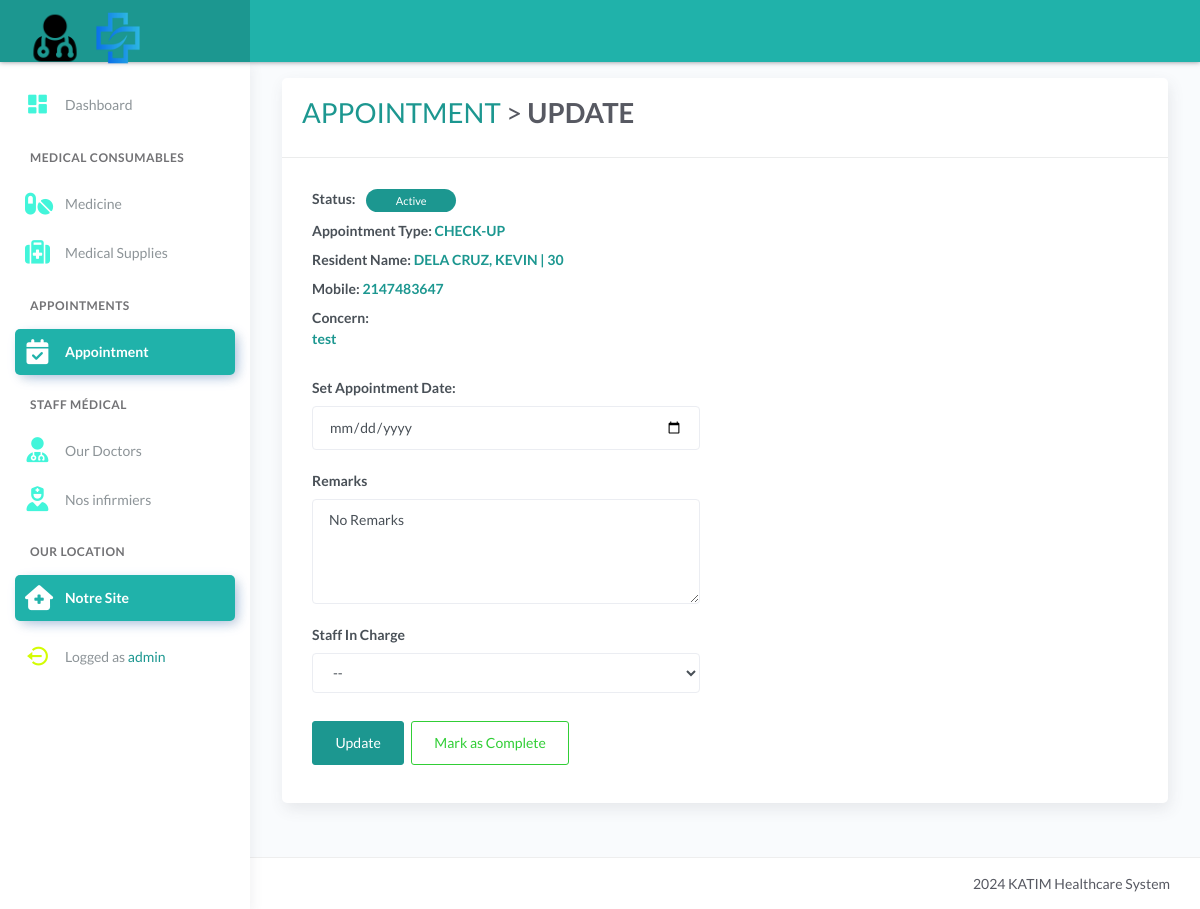
Page /appointment_update_form.php?id=24&tbl=tbl_appointment&page=appointment (signed in) on the committed database.
### tables this page shows
CREATE TABLE `tbl_appointment` (
  `id` int(11) NOT NULL AUTO_INCREMENT,
  `resident_name` varchar(50) DEFAULT NULL,
  `age` int(5) DEFAULT NULL,
  `staff_in_charge` varchar(25) DEFAULT NULL,
  `request_date` date DEFAULT NULL,
  `concern` varchar(500) DEFAULT NULL,
  `appointment_type` varchar(25) DEFAULT NULL,
  `status` varchar(25) DEFAULT NULL,
  `appointment_date` date DEFAULT NULL,
  `remarks` varchar(500) DEFAULT NULL,
  `mobile_no` int(11) DEFAULT NULL,
  PRIMARY KEY (`id`)
);

### appointment_update_form.php (the view, shortened to what this page needs)
<?php include 'server/server.php' ?>
<?php
    $id = $_GET["id"];
	$query = "SELECT * FROM tbl_appointment WHERE id='$id'";
    $result = $conn->query($query);
    $appointment = array();
	while($row = $result->fetch_assoc()){
		$appointment[] = $row;
	}
?>
<!DOCTYPE html>
<html lang="en">
<head>
	<?php include 'templates/header.php' ?>
</head>
<body>
	<div class="wrapper">
		<?php include 'templates/main-header.php' ?>
		<?php include 'templates/sidebar.php' ?>
		<div class="main-panel">
			<div class="content">
				<div class="page-inner">
					<div class="row mt--2">
						<div class="col-md-12">
							<div class="card">
								<div class="card-header">
									<div class="card-head-row">
										<div class="card-title">
											<h1>
                                            <a href="appointment.php" class="text-primary">APPOINTMENT</a> > <strong class="text-default">UPDATE</strong></h1>
										</div>
									</div>
								</div>
								<div class="card-body">
                                    <?php foreach($appointment as $row): ?>
                                        <form method="POST" action="appointment_update_schedule.php">
                                            <div class="row">
                                                <div class="col-md-6">
                                                    <div class="form-group">
                                                        <label>Status:
                                                            <strong class="text-primary ml-2">
                                                                <?php if($row['status']=='scheduled'): ?>
																	<span class="badge badge-warning" style="width:90px;">Scheduled</span>
																<?php elseif($row['status']=='active'): ?>
																	<span class="badge badge-primary" style="width:90px;">Active</span>
																<?php else: ?>
																	<span class="badge badge-success" style="width:90px;">Completed</span>
																<?php endif ?>
                                                            </strong>
                                                        </label><br>
                                                        <label>Appointment Type:
                                                            <strong class="text-primary"><?php echo $row['appointment_type'] ?></strong>
                                                        </label><br>
                                                        <label>Resident Name:
                                                            <strong class="text-primary"><?php echo $row['resident_name']." | ".$row['age'] ?></strong>
                                                        </label><br>
                                                        <label>Mobile:
                                                            <strong class="text-primary"><?php echo $row['mobile_no'] ?></strong>
                                                        </label><br>
                                                        <label>Concern:<br>
                                                            <strong class="text-primary"><?php echo $row['concern']?$row['concern']:'No data' ?></strong>
                                                        </label>
                                                    </div>
                                                    <div class="form-group">
                                                        <label>Set Appointment Date:</label>
                                                        <input type="date" class="form-control" name="appointment_date" id="date" value="<?php echo $row['appointment_date'] ?>" required>
                                                    </div>
                                                    <div class="form-group">
                                                        <label for="remarks">Remarks</label>
                                                        <textarea class="form-control" id="remarks" rows="4" name="remarks"><?php echo $row['remarks']?$row['remarks']:'No Remarks' ?></textarea>
                                                    </div>
                                                    <div class="form-group">
                                                        <label for="inputStaffInCharge">Staff In Charge</label>
                                                        <select class="form-control" id="inputStaffInCharge" name="staff_in_charge">
                                                            <option selected="true" disabled="disabled">--</option>
                                                        </select>
                                                    </div>
                                                    <div class="form-group">
                                                        <button type="submit" class="btn btn-primary mt-2 mb-2 mr-1">Update</button>
                                                        <a href="appointment_close_appointment.php?id=<?= $row['id'] ?>&tbl=tbl_appointment&page=appointment" class="btn btn-success btn-border">
                                                            Mark as Complete
                                                        </a>
                                                    </div>
                                                </div>
                                                <div class="col-md-6"></div>
                                            </div>
                                        </form>
                                    <?php endforeach ?>
								</div>
							</div>
						</div>
					</div>
				</div>
			</div>
			<?php include 'templates/main-footer.php' ?>
		</div>
	</div>
</body>
</html>

### appointment_update_form.php (style rules this page uses)
.text-primary, .text-primary a { color: #1c9790 !important; }
.btn-primary, .btn-primary:hover, .btn-primary:focus, .btn-primary:disabled { background: #1c9790 !important; border-color: #1c9790 !important; }

### rows in the picture
tbl_appointment: status "Active", appointment_type "CHECK-UP", resident_name "DELA CRUZ, KEVIN", age "30", mobile_no "2147483647", concern "test", remarks "No Remarks"

### other values in the picture
$_SESSION['username'] "admin"
